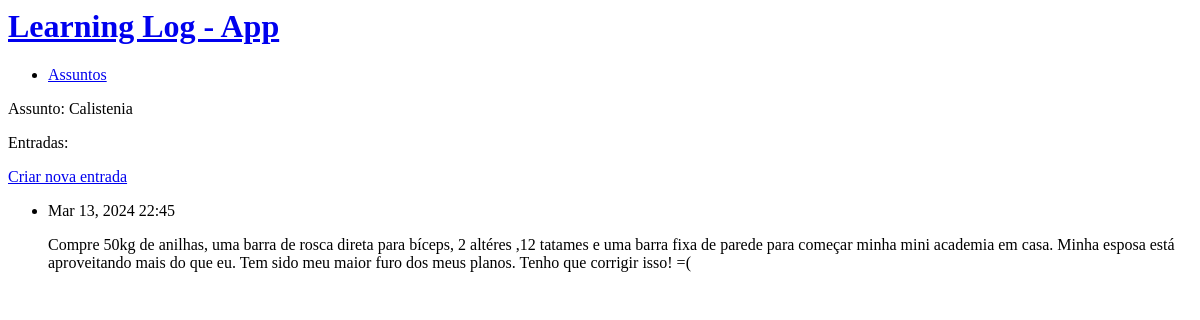
Page /assuntos/5/ on the earlier database version.
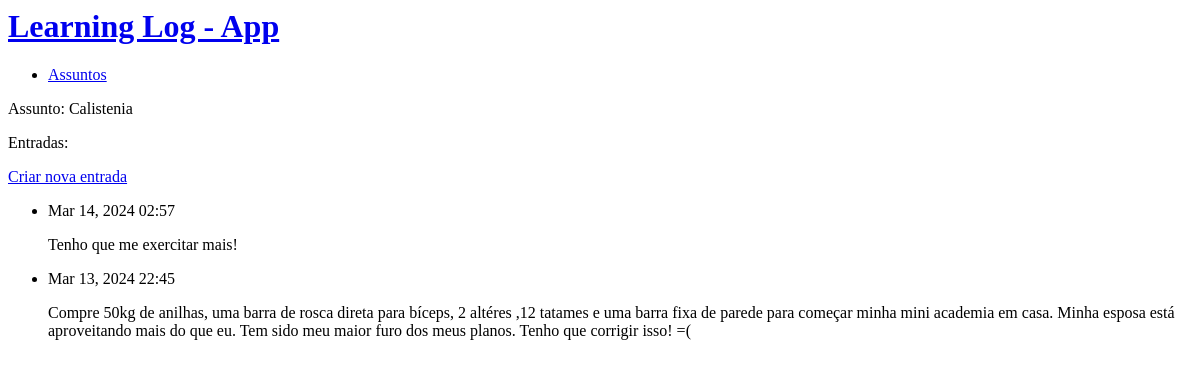
Same page on the later database version.
### learningLogApp/models.py (models this page shows, shortened)
class Entrada(models.Model):
    assunto = models.ForeignKey(Assunto, on_delete=models.CASCADE) # Chave estrangeira
    texto = models.TextField()
    data_inicial = models.DateTimeField(auto_now_add=True)

### learningLogApp/views.py (the view)
# urls.py: path('assuntos/<int:assunto_id>/', views.assunto, name='assunto'),
def assunto(request, assunto_id):
    assunto = Assunto.objects.get(id=assunto_id)
    entradas = assunto.entrada_set.order_by('-data_inicial')
    contexto = {'assunto' : assunto, 'entradas' : entradas}
    return render(request, 'learningLogApp/assunto.html', contexto)

### learningLogApp/models.py (called while the page is built)
    def __str__(self):
        return self.texto

### learningLogApp/templates/learningLogApp/assunto.html
{% extends 'learningLogApp/base.html' %}
{% block content %}
    <p>Assunto: {{ assunto }}</p>
    <p>Entradas:</p>
    <p><a href="{% url 'learningLogApp:nova_entrada' assunto.id %}">Criar nova entrada</a></p>
    <ul>
    {% for entrada in entradas %}
        <li>
            <p>{{ entrada.data_inicial|date:'M d, Y H:i' }}</p>
            <p>{{ entrada.texto|linebreaks }}</p>
        </li>
        {% empty %}
        <li>
            Nenhuma entrada foi adicionada a esses assunto ainda.
        </li>
    {% endfor %}
    </ul>
{% endblock content %}

Differences in the rows shown:
added Entrada: data_inicial "Mar 14, 2024 02:57", texto "Tenho que me exercitar mais!"
